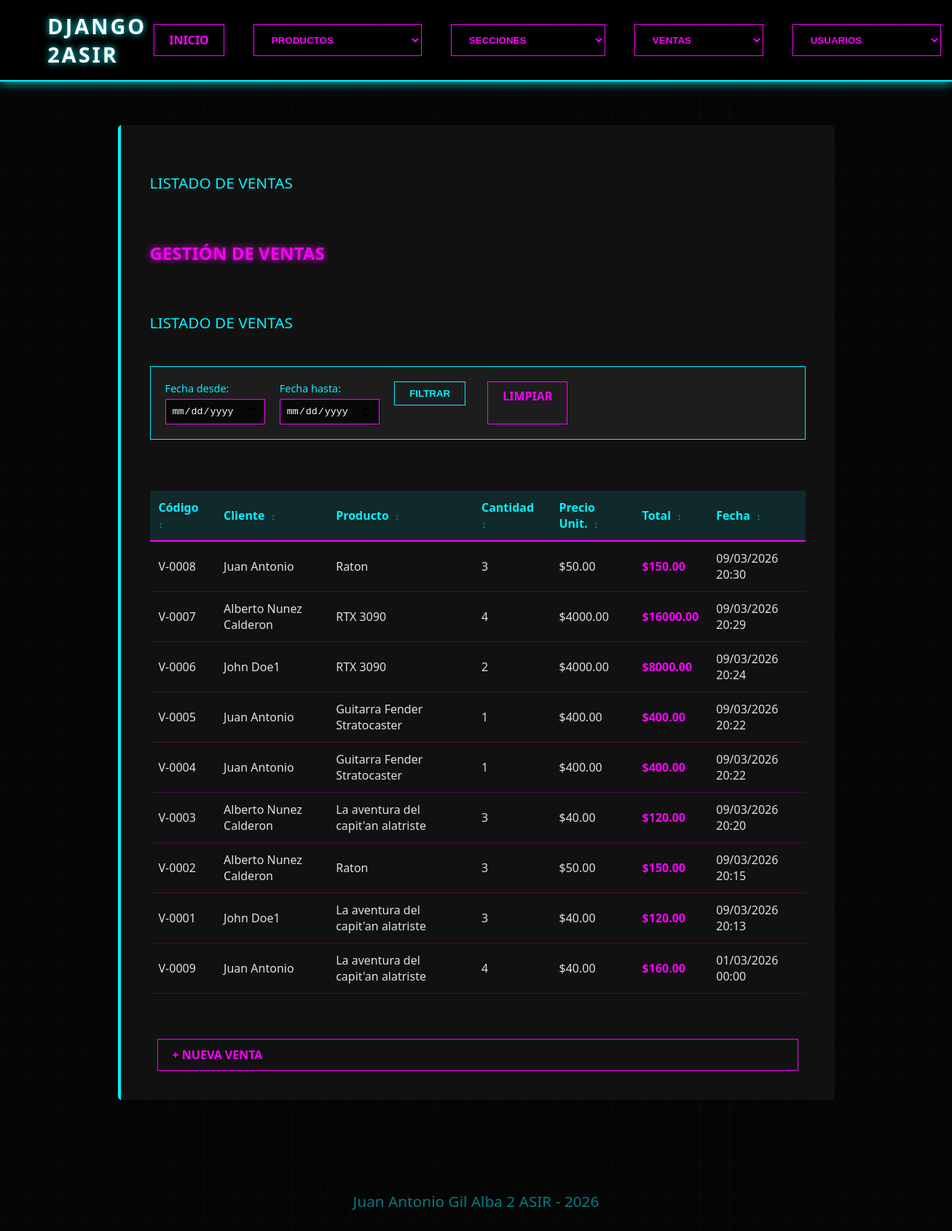
/ventas/, run on the app's committed database.
### apps/ventas/models.py (models this page shows, shortened)
class Venta(models.Model):
    codigo_venta = models.CharField(max_length=20, unique=True)  # CÓDIGO DE LA VENTA
    cliente = models.ForeignKey(Cliente, on_delete=models.CASCADE, related_name='ventas')  # CLIENTE
    producto = models.ForeignKey(Producto, on_delete=models.CASCADE, related_name='ventas')  # PRODUCTO
    precio_producto = models.DecimalField(max_digits=10, decimal_places=2)  # PRECIO (podría ser el del producto en ese momento)
    cantidad = models.PositiveIntegerField()  # CANTIDAD
    fecha = models.DateTimeField()  # FECHA (automática al crear)
    @property
    def total(self):
        return self.precio_producto * self.cantidad
    class Meta:
        verbose_name = "Venta"
        verbose_name_plural = "Ventas"
        ordering = ['-fecha']  # Las más recientes primero

### apps/usuarios/models.py (models this page shows, shortened)
class Cliente(models.Model):
    nombre = models.CharField(max_length=100)
    email = models.EmailField(unique=True)
    telefono = models.CharField(max_length=20, blank=True, null=True)
    direccion = models.TextField(blank=True, null=True)
    fecha_registro = models.DateTimeField(auto_now_add=True)
    class Meta:
        verbose_name = "Cliente"
        verbose_name_plural = "Clientes"

### apps/productos/models.py (models this page shows, shortened)
class Producto(models.Model):
    nombre = models.CharField(max_length=100)
    descripcion = models.TextField(blank=True, null=True)
    precio = models.DecimalField(max_digits=10, decimal_places=2)
    stock = models.IntegerField(default=0)
    seccion = models.ForeignKey('secciones.Seccion', on_delete=models.SET_NULL, null=True, blank=True)
    class Meta:
        verbose_name = "Producto"
        verbose_name_plural = "Productos"

### apps/ventas/views.py (the view)
# urls.py: path('ventas/', ventas_views, name='ventas_url'),
def ventas_views(request):
    fecha_desde = request.GET.get('fecha_desde')
    fecha_hasta = request.GET.get('fecha_hasta')
    ventas = Venta.objects.all().order_by('-fecha')
    if fecha_desde:
        ventas = ventas.filter(fecha__date__gte=fecha_desde)
    if fecha_hasta:
        ventas = ventas.filter(fecha__date__lte=fecha_hasta)
    datos = {
        'parrafo': 'LISTADO DE VENTAS',
        'ventas': ventas,
        'fecha_desde': fecha_desde,
        'fecha_hasta': fecha_hasta,
    }
    return render(request, "ventas/index.html", datos)

### proyecto/templates/ventas/index.html (shortened to what this page needs)
{% extends "index.html" %}
{% load static %}
{% block extra_css %}
    <link rel="stylesheet" href="{% static 'css/style.css' %}">
    <link rel="stylesheet" href="{% static 'css/ventas.css' %}">
{% endblock %}
{% block contenido %}
    <h2 style="color: var(--neon-pink); text-shadow: 0 0 10px var(--neon-pink);">
        GESTIÓN DE VENTAS
    </h2>
    <p>{{ parrafo }}</p>
    <div class="filtros">
        <form method="get" style="display: flex; gap: 20px; width: 100%; flex-wrap: wrap;">
            <div>
                <label>Fecha desde:</label>
                <input type="date" name="fecha_desde" value="{{ fecha_desde }}">
            </div>
            <div>
                <label>Fecha hasta:</label>
                <input type="date" name="fecha_hasta" value="{{ fecha_hasta }}">
            </div>
            <button type="submit">Filtrar</button>
            <a href="{% url 'ventas_url' %}" class="neon-link" style="padding: 8px 20px;">Limpiar</a>
        </form>
    </div>
    {% if ventas %}
    <table>
        <thead>
            <tr>
                <th onclick="ordenarTabla(0)">Código</th>
                <th onclick="ordenarTabla(1)">Cliente</th>
                <th onclick="ordenarTabla(2)">Producto</th>
                <th onclick="ordenarTabla(3)">Cantidad</th>
                <th onclick="ordenarTabla(4)">Precio Unit.</th>
                <th onclick="ordenarTabla(5)">Total</th>
                <th onclick="ordenarTabla(6)">Fecha</th>
            </tr>
        </thead>
        <tbody>
            {% for venta in ventas %}
            <tr>
                <td>{{ venta.codigo_venta }}</td>
                <td>{{ venta.cliente.nombre }}</td>
                <td>{{ venta.producto.nombre }}</td>
                <td>{{ venta.cantidad }}</td>
                <td>${{ venta.precio_producto }}</td>
                <td class="total-venta">${{ venta.total }}</td>
                <td>{{ venta.fecha|date:"d/m/Y H:i" }}</td>
            </tr>
            {% endfor %}
        </tbody>
    </table>
    {% else %}
        <p>No hay ventas registradas</p>
    {% endif %}
    <br>
    <a href="{% url 'ventas_alta' %}" class="neon-link">+ Nueva Venta</a>
{% endblock %}

### static/css/style.css (style rules this page uses)
:root { --bg-dark: #050505; --neon-cyan: #00f3ff; --neon-pink: #ff00ff; --text-color: #e0e0e0; --glass: rgba(255, 255, 255, 0.05); }
body { background-color: var(--bg-dark); color: var(--text-color); font-family: 'Segoe UI', Arial, sans-serif; margin: 0; background-image: linear-gradient(rgba(0, 243, 255, 0.03) 1px, transparent 1px), linear-gradient(90deg, rgba(0, 243, 255, 0.03) 1px, transparent 1px); background-size: 40px 40px; }
button, select { background: transparent; border: 1px solid var(--neon-pink); color: var(--neon-pink); padding: 8px 20px; cursor: pointer; text-transform: uppercase; font-weight: bold; transition: 0.3s all ease; }
p { font-size: 1.3rem; line-height: 1.8; color: var(--neon-cyan); }
.neon-link { text-decoration: none; color: var(--neon-pink); border: 1px solid var(--neon-pink); padding: 10px 20px; margin: 0 10px; text-transform: uppercase; font-weight: bold; transition: 0.3s all ease; display: inline-block; }

### static/css/ventas.css (style rules this page uses)
.filtros { background: rgba(255, 255, 255, 0.05); padding: 20px; margin-bottom: 30px; border: 1px solid var(--neon-cyan); display: flex; gap: 20px; flex-wrap: wrap; align-items: flex-end; }
.filtros label { color: var(--neon-cyan); font-size: 0.9rem; margin-bottom: 5px; display: block; }
.filtros input { background: rgba(0, 0, 0, 0.7); border: 1px solid var(--neon-pink); color: white; padding: 8px; }
.filtros button { background: transparent; border: 1px solid var(--neon-cyan); color: var(--neon-cyan); padding: 8px 20px; cursor: pointer; height: fit-content; }
table { width: 100%; border-collapse: collapse; margin-top: 20px; }
th { background: rgba(0, 243, 255, 0.1); color: var(--neon-cyan); padding: 12px; text-align: left; border-bottom: 2px solid var(--neon-pink); cursor: pointer; position: relative; transition: background 0.3s; }
th:after { content: " ↕ "; font-size: 0.8rem; opacity: 0.5; margin-left: 5px }
td { padding: 12px; border-bottom: 1px solid rgba(255, 0, 255, 0.2); }
.total-venta { color: var(--neon-pink); font-weight: bold; }

### data on the page
Venta: codigo_venta "V-0008", cliente.nombre "Juan Antonio", producto.nombre "Raton", cantidad "3", precio_producto "50.00", total "150.00", fecha "09/03/2026 20:30"
Venta: codigo_venta "V-0007", cliente.nombre "Alberto Nunez Calderon", producto.nombre "RTX 3090", cantidad "4", precio_producto "4000.00", total "16000.00", fecha "09/03/2026 20:29"
Venta: codigo_venta "V-0006", cliente.nombre "John Doe1", producto.nombre "RTX 3090", cantidad "2", precio_producto "4000.00", total "8000.00", fecha "09/03/2026 20:24"
Venta: codigo_venta "V-0005", cliente.nombre "Juan Antonio", producto.nombre "Guitarra Fender Stratocaster", cantidad "1", precio_producto "400.00", total "400.00", fecha "09/03/2026 20:22"
Venta: codigo_venta "V-0004", cliente.nombre "Juan Antonio", producto.nombre "Guitarra Fender Stratocaster", cantidad "1", precio_producto "400.00", total "400.00", fecha "09/03/2026 20:22"
Venta: codigo_venta "V-0003", cliente.nombre "Alberto Nunez Calderon", producto.nombre "La aventura del capit'an alatriste", cantidad "3", precio_producto "40.00", total "120.00", fecha "09/03/2026 20:20"
Venta: codigo_venta "V-0002", cliente.nombre "Alberto Nunez Calderon", producto.nombre "Raton", cantidad "3", precio_producto "50.00", total "150.00", fecha "09/03/2026 20:15"
Venta: codigo_venta "V-0001", cliente.nombre "John Doe1", producto.nombre "La aventura del capit'an alatriste", cantidad "3", precio_producto "40.00", total "120.00", fecha "09/03/2026 20:13"
Venta: codigo_venta "V-0009", cliente.nombre "Juan Antonio", producto.nombre "La aventura del capit'an alatriste", cantidad "4", precio_producto "40.00", total "160.00", fecha "01/03/2026 00:00"

### other printed values
{{ parrafo }} "LISTADO DE VENTAS"
